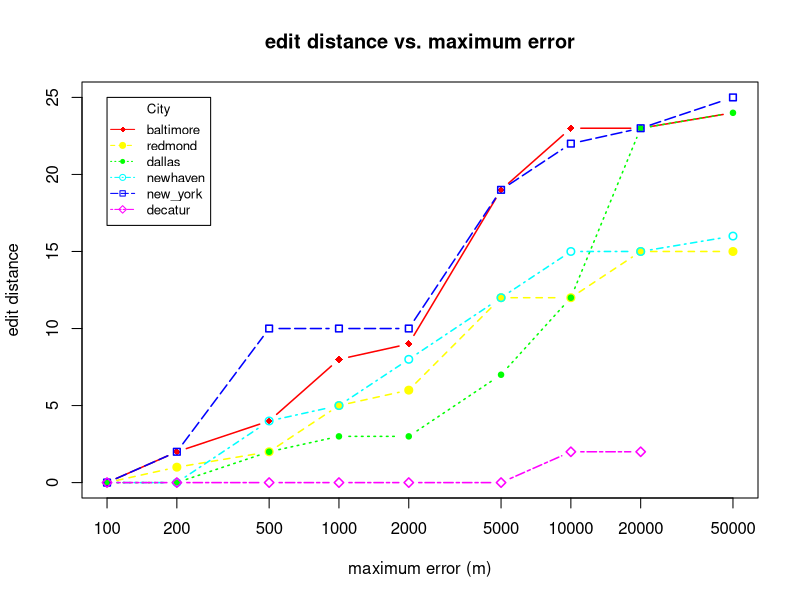

This figure's R source:
# Create Line Chart

jpeg("./../restaurant_finder/medians_across_city_25.jpg")

# convert factor to numeric for convenience 
Medians <- read.csv("./../restaurant_finder/medians_across_city_25.csv")
nlocations <- length(unique(Medians$location))
locations <- unique(Medians$location)

# get the range for the x and y axis 
xrange <- range(Medians$skew)
yrange <- range(Medians$distortion)

# set up the plot 
plot(xrange, yrange, type="n", xlab="maximum error (m)", log="x",
  	      ylab="edit distance") 
colors <- rainbow(nlocations)
linetype <- c(1:nlocations) 
plotchar <- seq(18,18+nlocations,1)

# add lines 
for (i in 1:nlocations) { 
  city <- subset(Medians, location==locations[i])
  lines(sort(city$skew), sort(city$distortion), type="b", lwd=1.5,
    lty=linetype[i], col=colors[i], pch=plotchar[i])
} 

# add a title and subtitle 
title("edit distance vs. maximum error")

# add a legend 
legend(xrange[1], yrange[2], locations, cex=0.8, col=colors,
  		   pch=plotchar, lty=linetype, title="City")

dev.off()
